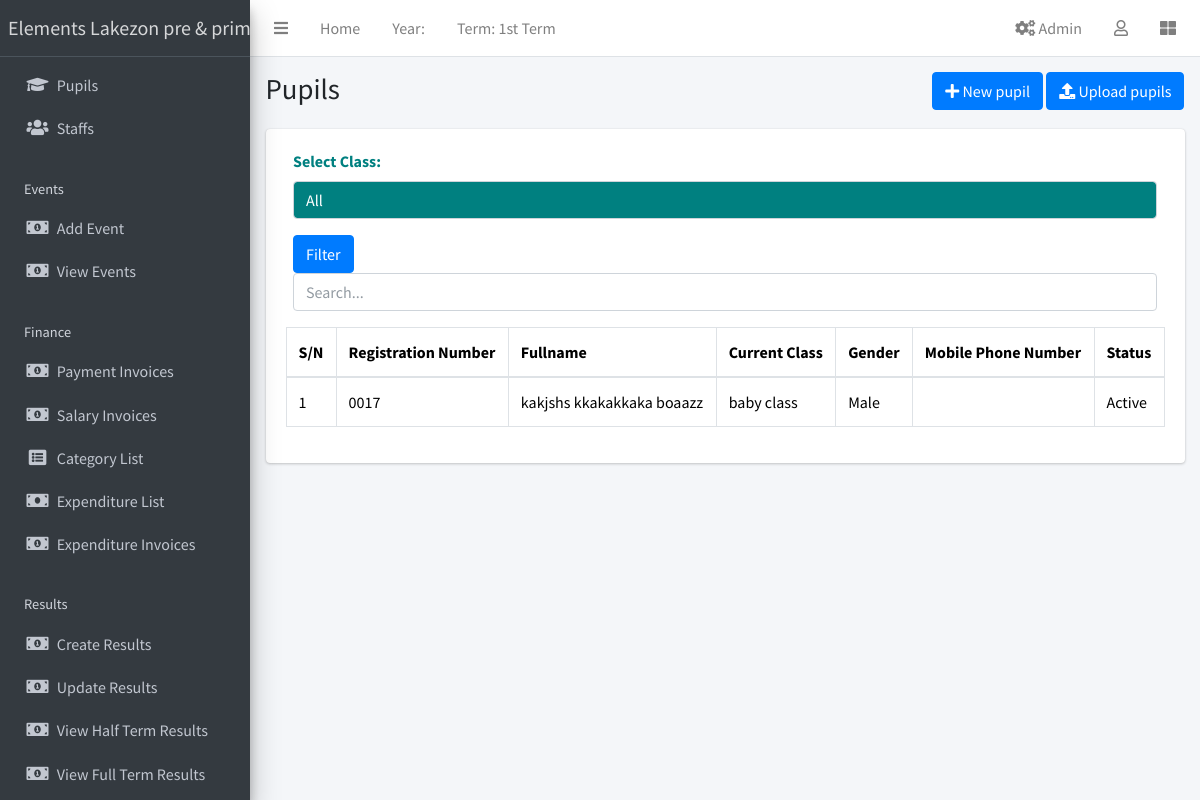
The app's page /student/list (signed in) with its own data.
### apps/corecode/models.py (models this page shows, shortened)
class AcademicTerm(models.Model):
    name = models.CharField(max_length=20, unique=True)
    current = models.BooleanField(default=True)
    class Meta:
        ordering = ["name"]

class StudentClass(models.Model):
    name = models.CharField(max_length=200, unique=True)
    class Meta:
        verbose_name = "Class"
        verbose_name_plural = "Classes"
        ordering = ["name"]
    def __str__(self):
        return self.name

### apps/students/models.py (models this page shows, shortened)
class Student(models.Model):
    STATUS_CHOICES = [("active", "Active"), ("inactive", "Inactive")]
    GENDER_CHOICES = [("male", "Male"), ("female", "Female")]
    current_status = models.CharField(
        max_length=10, choices=STATUS_CHOICES, default="active"
    )
    registration_number = models.CharField(max_length=200, unique=True)
    surname = models.CharField(max_length=200)
    firstname = models.CharField(max_length=200)
    other_name = models.CharField(max_length=200, blank=True)
    gender = models.CharField(max_length=10, choices=GENDER_CHOICES, default="male")
    date_of_birth = models.DateField(default=timezone.now)
    current_class = models.ForeignKey(
        StudentClass, on_delete=models.SET_NULL, blank=True, null=True
    )
    date_of_admission = models.DateField(default=timezone.now)
    mobile_num_regex = RegexValidator(
        regex="^[0-9]{10,15}$", message="Entered mobile number isn't in a right format!"
    )
    parent_mobile_number = models.CharField(
        validators=[mobile_num_regex], max_length=13, blank=True
    )
    address = models.TextField(blank=True)
    others = models.TextField(blank=True)
    passport = models.ImageField(blank=True, upload_to="students/passports/")
    class Meta:
        ordering = ["surname", "firstname", "other_name"]

### apps/students/views.py (the view)
# urls.py: path("list", StudentListView.as_view(), name="student-list"),
class StudentListView(LoginRequiredMixin, ListView):
    model = Student
    template_name = "students/student_list.html"
    def get_context_data(self, **kwargs):
        context = super().get_context_data(**kwargs)
        context['student_classes'] = StudentClass.objects.all()  # Retrieve all current classes
        return context

### apps/corecode/context_processors.py (called while the page is built)
def site_defaults(request):
    current_session = AcademicSession.objects.get(current=True)
    current_term = AcademicTerm.objects.get(current=True)
    current_exam = ExamType.objects.get(current=True)
    vals = SiteConfig.objects.all()
    contexts = {
        "current_session": current_session.name,
        "current_term": current_term.name,
        "current_exam": current_exam.name,
    }
    for val in vals:
        contexts[val.key] = val.value
    return contexts

### apps/students/templates/students/student_list.html (shortened to what this page needs)
{% extends 'base.html' %}
{% block title %}Pupils{% endblock title %}
{% block breadcrumb %}
<a class="btn btn-primary" href="{% url 'student-create' %}"><i class="fas fa-plus"></i> New pupil</a>
<a class="btn btn-primary" href="{% url 'student-upload' %}"><i class="fas fa-upload"></i> Upload pupils</a>
{% endblock breadcrumb %}
{% block content %}
<div class="container">
  <div class="form-group">
    <label for="classSelect" style="color: teal;">Select Class:</label>
    <select id="classSelect" class="form-control" style="background-color:teal; color: white">
      <option value="">All</option>
    </select>
  </div>
  <button onclick="filterStudents()" class="btn btn-primary">Filter</button>
  <div class="form-group">
    <input type="text" id="searchInput" class="form-control" placeholder="Search...">
  </div>
</div>
<div class="table-responsive">
  <table id="studenttable" class="table table-bordered table-hover">
    <thead class="thead-teal">
      <tr>
        <th scope="col">S/N</th>
        <th scope="col">Registration Number</th>
        <th scope="col">Fullname</th>
        <th scope="col">Current Class</th>
        <th scope="col">Gender</th>
        <th scope="col">Mobile Phone Number</th>
        <th scope="col">Status</th>
      </tr>
    </thead>
    <tbody>
      {% for student in object_list %}
        <tr class='clickable-row' data-href="{% url 'student-detail' student.id %}">
          <td>{{ forloop.counter }}</td>
          <td>{{ student.registration_number }}</td>
          <td>{{ student.firstname }} {{ student.other_name }} {{ student.surname }} </td>
          <td>{{ student.current_class }}</td>
          <td>{{ student.get_gender_display }}</td>
          <td>{{ student.parent_mobile_number }}</td>
          <td>{{ student.get_current_status_display }}</td>
        </tr>
      {% endfor %}
    </tbody>
  </table>
</div>
{% endblock content %}

### templates/base.html (shortened to what this page needs)
{% load static %}
<!DOCTYPE html>
<html lang="en">
<head>
  <link rel="stylesheet" href="{% static 'css/bootstrap.min.css' %}">
  <link href="https://stackpath.bootstrapcdn.com/bootstrap/5.1.3/css/bootstrap.min.css" rel="stylesheet">
  <link rel="stylesheet" href="{% static 'plugins/fontawesome-free/css/all.min.css' %}">
  <link rel="stylesheet" href="{% static 'plugins/toastr/toastr.min.css' %}">
  <link rel="stylesheet" href="{% static 'plugins/overlayScrollbars/css/OverlayScrollbars.min.css' %}">
  <link rel="stylesheet" href="{% static 'plugins/Datatables/datatables.min.css' %}" />
  <link rel="stylesheet" href="{% static 'dist/css/adminlte.min.css' %}">
</head>
<body class="hold-transition sidebar-mini layout-fixed layout-navbar-fixed layout-footer-fixed">
  <div class="wrapper">
    <nav class="main-header navbar navbar-expand navbar-white navbar-light">
      <ul class="navbar-nav">
        <li class="nav-item">
          <a class="nav-link" data-widget="pushmenu" href="#" role="button"><i class="fas fa-bars"></i></a>
        </li>
        <li class="nav-item d-none d-sm-inline-block">
          <a href="{% url 'home' %}" class="nav-link">Home</a>
        </li>
        <li class="nav-item d-none d-sm-inline-block">
          <a class="nav-link">Year: {{ current_year}}</a>
        </li>
        <li class="nav-item d-none d-sm-inline-block">
          <a class="nav-link">Term: {{ current_term }}</a>
        </li>
      </ul>
      <ul class="navbar-nav ml-auto">
  <li class="nav-item">
    <a class="nav-link" href="{% url 'goto-admin' %}">
      <i class="fas fa-cogs"></i> Admin
    </a>
  </li>
        <li class="nav-item dropdown">
          <a class="nav-link" data-toggle="dropdown" href="#">
            <i class="far fa-user"></i>
          </a>
        </li>
        <li class="nav-item">
          <a class="nav-link" data-widget="control-sidebar" data-slide="true" href="#" role="button"><i class="fas fa-th-large"></i></a>
        </li>
      </ul>
    </nav>
    <aside class="main-sidebar sidebar-dark-primary elevation-4">
      <a href="{% url 'home' %}" class="brand-link">{{"Elements Lakezon pre & primary school" }}</a>
      <div class="sidebar">
        <nav class="mt-2">
          <ul class="nav nav-pills nav-sidebar flex-column" data-widget="treeview" role="menu" data-accordion="false">
            <li class="nav-item">
               <a href="{% url 'student-list' %}" class="nav-link">
                <i class="nav-icon fas fa-graduation-cap"></i>
                <p>Pupils</p>
              </a>
            </li>
            <li class="nav-item">
              <a href="{% url 'staff-list' %}" class="nav-link">
                <i class="nav-icon fas fa-users"></i>
                <p>
                  Staffs
                </p>
              </a>
            </li>
            <li class="nav-header">Events</li>
            <li class="nav-item">
               <a href="{% url 'event_create' %}" class="nav-link">
                <i class="nav-icon fas fa-money-bill-alt"></i>
                <p>Add Event</p>
              </a>
            </li>
            <li class="nav-item">
                <a href="{% url 'event_list' %}" class="nav-link">
                <i class="nav-icon fas fa-money-bill-alt"></i>
                <p>View Events</p>
              </a>
            </li>
            <li class="nav-header">Finance</li>
            <li class="nav-item">
               <a href="{% url 'invoice-list' %}" class="nav-link">
                <i class="nav-icon fas fa-money-bill-alt"></i>
                <p>Payment Invoices</p>
              </a>
            </li>
            <li class="nav-item">
                <a href="{% url 'salary-invoice-list' %}" class="nav-link">
                <i class="nav-icon fas fa-money-bill-alt"></i>
                <p>Salary Invoices</p>
              </a>
            </li>
            <li class="nav-item">
               <a href="{% url 'category_list' %}" class="nav-link">
                <i class="nav-icon fas fa-list-alt"></i>
                <p>Category List</p>
              </a>
            </li>
            <li class="nav-item">
              <a href="{% url 'expenditure_list' %}" class="nav-link">
                <i class="nav-icon fas fa-money-bill"></i>
                <p>Expenditure List</p>
              </a>
            </li>
            <li class="nav-item">
            <a href="{% url 'expenditure-invoice-list' %}" class="nav-link">
                <i class="nav-icon fas fa-money-bill-alt"></i>
                <p>Expenditure Invoices</p>
              </a>
            </li>
            <li class="nav-header">Results</li>
            <li class="nav-item">
              <a href="{% url 'create-result' %}" class="nav-link">
                <i class="nav-icon fas fa-money-bill-alt"></i>
                <p>
                  Create Results
                </p>
              </a>
            </li>
            <li class="nav-item">
              <a href="{% url 'edit-results' %}" class="nav-link">
                <i class="nav-icon fas fa-money-bill-alt"></i>
                <p>
                  Update Results
                </p>
              </a>
            </li>
            <li class="nav-item">
              <a href="{% url 'single-class' %}" class="nav-link">
                <i class="nav-icon fas fa-money-bill-alt"></i>
                <p>
                  View Half Term Results
                </p>
              </a>
            </li>
            <li class="nav-item">
              <a href="{% url 'class-list' %}" class="nav-link">
                  <i class="nav-icon fas fa-money-bill-alt"></i>
                  <p>
                      View Full Term Results
                  </p>
              </a>
          </li>
        </nav>
      </div>
    </aside>
    <div class="content-wrapper">
      <section class="content-header">
        <div class="container-fluid">
          <div class="row mb-1">
            <div class="col-sm-8">
              <h1>{% block title %}{% endblock title %}</h1>
            </div>
            <div class="col-sm-4">
              <ol class="breadcrumb float-sm-right">
                <li class="breadcrumb-item">{% block breadcrumb %}{% endblock breadcrumb %}</li>
              </ol>
            </div>
          </div>
        </div>
      </section>
      <section class="content">
        <div class="container-fluid">
          <div class="row">
            <div class="col-md-12">
              {% block fullcard %}
              <div class="card">
                <div class="card-body">
                  <div class="row">
                    <div class="col">
                      {% block content %}
                      {% endblock content %}
                    </div>
                  </div>
                </div>
              </div>
              {% endblock fullcard %}
            </div>
          </div>
        </div>
      </section>
    </div>
  </div>
</body>
</html>

### records on screen
AcademicTerm: name "1st Term"
Student: registration_number "0017", firstname "kakjshs", other_name "kkakakkaka", surname "boaazz", current_class "baby class", gender "Male", current_status "Active"

### other values on screen
{{ "Elements Lakezon pre & primary school" }} "Elements Lakezon pre &…"
